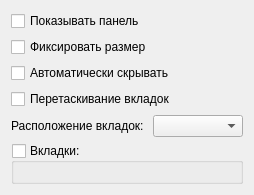
<?xml version="1.0" encoding="UTF-8"?>
<ui version="4.0">
 <class>SettingsBasePanel</class>
 <widget class="QWidget" name="SettingsBasePanel">
  <property name="geometry">
   <rect>
    <x>0</x>
    <y>0</y>
    <width>254</width>
    <height>179</height>
   </rect>
  </property>
  <property name="windowTitle">
   <string>Form</string>
  </property>
  <layout class="QVBoxLayout" name="verticalLayout_2">
   <item>
    <widget class="QCheckBox" name="checkBoxShowPanel">
     <property name="text">
      <string>Показывать панель</string>
     </property>
    </widget>
   </item>
   <item>
    <widget class="QCheckBox" name="checkBoxFixedSize">
     <property name="text">
      <string>Фиксировать размер</string>
     </property>
    </widget>
   </item>
   <item>
    <widget class="QCheckBox" name="checkBoxAutoHide">
     <property name="text">
      <string>Автоматически скрывать</string>
     </property>
    </widget>
   </item>
   <item>
    <widget class="QCheckBox" name="checkBoxTabsMovable">
     <property name="text">
      <string>Перетаскивание вкладок</string>
     </property>
    </widget>
   </item>
   <item>
    <layout class="QHBoxLayout" name="horizontalLayout">
     <item>
      <widget class="QLabel" name="label">
       <property name="text">
        <string>Расположение вкладок: </string>
       </property>
      </widget>
     </item>
     <item>
      <widget class="QComboBox" name="comboBoxTabsPosition">
       <property name="sizePolicy">
        <sizepolicy hsizetype="Expanding" vsizetype="Fixed">
         <horstretch>0</horstretch>
         <verstretch>0</verstretch>
        </sizepolicy>
       </property>
      </widget>
     </item>
    </layout>
   </item>
   <item>
    <widget class="QGroupBox" name="groupBox">
     <property name="title">
      <string>Вкладки:</string>
     </property>
     <property name="flat">
      <bool>true</bool>
     </property>
     <property name="checkable">
      <bool>true</bool>
     </property>
     <property name="checked">
      <bool>false</bool>
     </property>
     <layout class="QVBoxLayout" name="verticalLayout">
      <item>
       <layout class="QVBoxLayout" name="verticalLayoutForWidgets"/>
      </item>
      <item>
       <spacer name="verticalSpacer">
        <property name="orientation">
         <enum>Qt::Vertical</enum>
        </property>
        <property name="sizeHint" stdset="0">
         <size>
          <width>20</width>
          <height>53</height>
         </size>
        </property>
       </spacer>
      </item>
     </layout>
    </widget>
   </item>
  </layout>
 </widget>
 <resources/>
 <connections/>
</ui>
